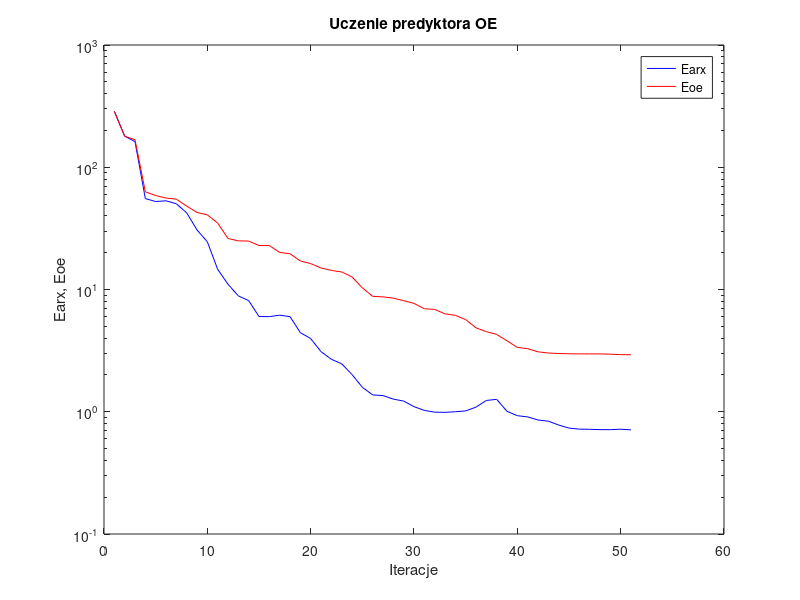
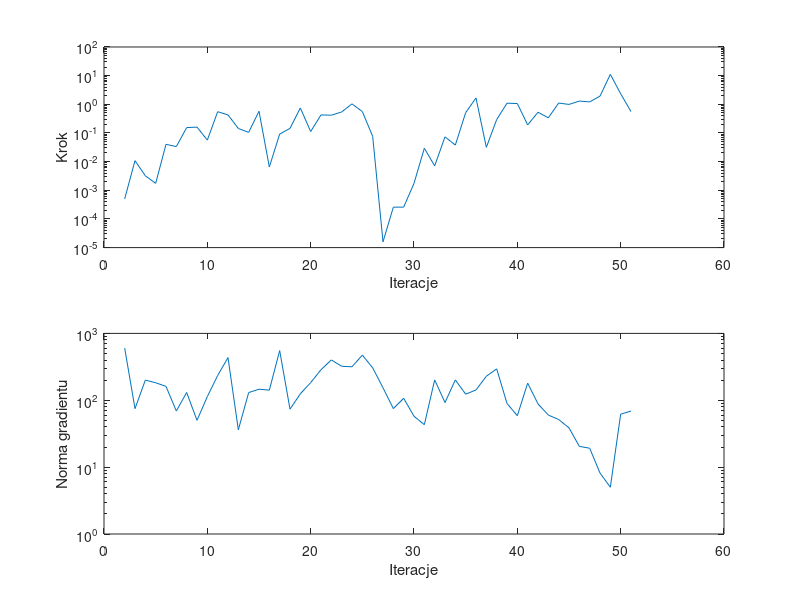

Write the MATLAB code that produced these figures, in order.
%uczenie predyktora oe
clear all;
n=0; farx(n+1)=2.872525e+002; foe(n+1)=2.862941e+002; wspucz(n+1)=0.000000e+000; ng(n+1)=0.000000e+000;
%odnowa zmiennej metryki
n=1; farx(n+1)=1.797550e+002; foe(n+1)=1.794401e+002; krok(n+1)=5.002119e-004; ng(n+1)=6.026035e+002;
n=2; farx(n+1)=1.619976e+002; foe(n+1)=1.679918e+002; krok(n+1)=1.080437e-002; ng(n+1)=7.494734e+001;
n=3; farx(n+1)=5.540421e+001; foe(n+1)=6.300281e+001; krok(n+1)=3.201476e-003; ng(n+1)=2.002150e+002;
n=4; farx(n+1)=5.244640e+001; foe(n+1)=5.870509e+001; krok(n+1)=1.742666e-003; ng(n+1)=1.827288e+002;
n=5; farx(n+1)=5.316326e+001; foe(n+1)=5.602465e+001; krok(n+1)=4.017797e-002; ng(n+1)=1.613676e+002;
n=6; farx(n+1)=5.027571e+001; foe(n+1)=5.478962e+001; krok(n+1)=3.344126e-002; ng(n+1)=6.906073e+001;
n=7; farx(n+1)=4.241273e+001; foe(n+1)=4.813041e+001; krok(n+1)=1.538927e-001; ng(n+1)=1.307672e+002;
n=8; farx(n+1)=3.072041e+001; foe(n+1)=4.272008e+001; krok(n+1)=1.600146e-001; ng(n+1)=5.006285e+001;
n=9; farx(n+1)=2.455259e+001; foe(n+1)=4.082013e+001; krok(n+1)=5.625683e-002; ng(n+1)=1.135081e+002;
n=10; farx(n+1)=1.463284e+001; foe(n+1)=3.495903e+001; krok(n+1)=5.520515e-001; ng(n+1)=2.346413e+002;
n=11; farx(n+1)=1.105061e+001; foe(n+1)=2.613660e+001; krok(n+1)=4.268310e-001; ng(n+1)=4.341084e+002;
n=12; farx(n+1)=8.869177e+000; foe(n+1)=2.499322e+001; krok(n+1)=1.432811e-001; ng(n+1)=3.618377e+001;
n=13; farx(n+1)=8.116629e+000; foe(n+1)=2.489844e+001; krok(n+1)=1.048915e-001; ng(n+1)=1.302709e+002;
n=14; farx(n+1)=6.011521e+000; foe(n+1)=2.291440e+001; krok(n+1)=5.731244e-001; ng(n+1)=1.464721e+002;
n=15; farx(n+1)=5.999283e+000; foe(n+1)=2.287936e+001; krok(n+1)=6.496894e-003; ng(n+1)=1.417248e+002;
n=16; farx(n+1)=6.167240e+000; foe(n+1)=2.010945e+001; krok(n+1)=9.137743e-002; ng(n+1)=5.534357e+002;
n=17; farx(n+1)=6.001055e+000; foe(n+1)=1.961171e+001; krok(n+1)=1.444813e-001; ng(n+1)=7.363610e+001;
n=18; farx(n+1)=4.436586e+000; foe(n+1)=1.713180e+001; krok(n+1)=7.448368e-001; ng(n+1)=1.248286e+002;
n=19; farx(n+1)=3.969091e+000; foe(n+1)=1.628925e+001; krok(n+1)=1.121259e-001; ng(n+1)=1.837141e+002;
n=20; farx(n+1)=3.103184e+000; foe(n+1)=1.500344e+001; krok(n+1)=4.268310e-001; ng(n+1)=2.861045e+002;
n=21; farx(n+1)=2.688107e+000; foe(n+1)=1.433336e+001; krok(n+1)=4.164005e-001; ng(n+1)=4.009324e+002;
n=22; farx(n+1)=2.469068e+000; foe(n+1)=1.391813e+001; krok(n+1)=5.403454e-001; ng(n+1)=3.224549e+002;
n=23; farx(n+1)=2.017238e+000; foe(n+1)=1.268454e+001; krok(n+1)=1.034903e+000; ng(n+1)=3.166907e+002;
n=24; farx(n+1)=1.586643e+000; foe(n+1)=1.032405e+001; krok(n+1)=5.570755e-001; ng(n+1)=4.737199e+002;
n=25; farx(n+1)=1.372934e+000; foe(n+1)=8.789313e+000; krok(n+1)=7.626731e-002; ng(n+1)=3.054991e+002;
%odnowa zmiennej metryki
n=26; farx(n+1)=1.355645e+000; foe(n+1)=8.709389e+000; krok(n+1)=1.588017e-005; ng(n+1)=1.537651e+002;
n=27; farx(n+1)=1.268661e+000; foe(n+1)=8.493583e+000; krok(n+1)=2.578918e-004; ng(n+1)=7.511360e+001;
n=28; farx(n+1)=1.222672e+000; foe(n+1)=8.104710e+000; krok(n+1)=2.578785e-004; ng(n+1)=1.070041e+002;
n=29; farx(n+1)=1.100693e+000; foe(n+1)=7.697143e+000; krok(n+1)=1.742611e-003; ng(n+1)=5.768115e+001;
n=30; farx(n+1)=1.026119e+000; foe(n+1)=6.959492e+000; krok(n+1)=2.925850e-002; ng(n+1)=4.312854e+001;
n=31; farx(n+1)=9.923322e-001; foe(n+1)=6.874728e+000; krok(n+1)=7.105102e-003; ng(n+1)=2.015306e+002;
n=32; farx(n+1)=9.892397e-001; foe(n+1)=6.320833e+000; krok(n+1)=7.320182e-002; ng(n+1)=9.246486e+001;
n=33; farx(n+1)=9.997481e-001; foe(n+1)=6.152448e+000; krok(n+1)=3.778964e-002; ng(n+1)=2.015654e+002;
n=34; farx(n+1)=1.016549e+000; foe(n+1)=5.674136e+000; krok(n+1)=5.114232e-001; ng(n+1)=1.233658e+002;
n=35; farx(n+1)=1.090710e+000; foe(n+1)=4.858791e+000; krok(n+1)=1.663205e+000; ng(n+1)=1.425952e+002;
n=36; farx(n+1)=1.237065e+000; foe(n+1)=4.520392e+000; krok(n+1)=3.153338e-002; ng(n+1)=2.284899e+002;
n=37; farx(n+1)=1.263654e+000; foe(n+1)=4.291233e+000; krok(n+1)=2.921091e-001; ng(n+1)=2.950811e+002;
n=38; farx(n+1)=1.008278e+000; foe(n+1)=3.805836e+000; krok(n+1)=1.092255e+000; ng(n+1)=8.962015e+001;
n=39; farx(n+1)=9.285776e-001; foe(n+1)=3.361141e+000; krok(n+1)=1.062525e+000; ng(n+1)=5.874355e+001;
n=40; farx(n+1)=9.075205e-001; foe(n+1)=3.279220e+000; krok(n+1)=1.909506e-001; ng(n+1)=1.802630e+002;
n=41; farx(n+1)=8.560926e-001; foe(n+1)=3.091070e+000; krok(n+1)=5.281352e-001; ng(n+1)=8.826938e+001;
n=42; farx(n+1)=8.372382e-001; foe(n+1)=3.023501e+000; krok(n+1)=3.375584e-001; ng(n+1)=6.005500e+001;
n=43; farx(n+1)=7.791129e-001; foe(n+1)=2.994491e+000; krok(n+1)=1.104103e+000; ng(n+1)=5.155935e+001;
n=44; farx(n+1)=7.353001e-001; foe(n+1)=2.981405e+000; krok(n+1)=9.908265e-001; ng(n+1)=3.867695e+001;
n=45; farx(n+1)=7.206828e-001; foe(n+1)=2.975173e+000; krok(n+1)=1.295594e+000; ng(n+1)=2.044990e+001;
n=46; farx(n+1)=7.187898e-001; foe(n+1)=2.973438e+000; krok(n+1)=1.212653e+000; ng(n+1)=1.917932e+001;
n=47; farx(n+1)=7.143444e-001; foe(n+1)=2.972421e+000; krok(n+1)=1.927884e+000; ng(n+1)=8.160874e+000;
n=48; farx(n+1)=7.136440e-001; foe(n+1)=2.956486e+000; krok(n+1)=1.108813e+001; ng(n+1)=5.006855e+000;
n=49; farx(n+1)=7.194866e-001; foe(n+1)=2.933558e+000; krok(n+1)=2.336595e+000; ng(n+1)=6.199358e+001;
n=50; farx(n+1)=7.111144e-001; foe(n+1)=2.927182e+000; krok(n+1)=5.563246e-001; ng(n+1)=6.895267e+001;

figure; semilogy(farx,'b'); hold on; semilogy(foe,'r'); xlabel('Iteracje'); ylabel('Earx, Eoe'); legend('Earx','Eoe'); title('Uczenie predyktora OE');
figure; subplot(2,1,1); semilogy(krok); xlabel('Iteracje'); ylabel('Krok');
subplot(2,1,2); semilogy(ng); xlabel('Iteracje'); ylabel('Norma gradientu');
Earx=farx(n+1)
Eoe=foe(n+1)
